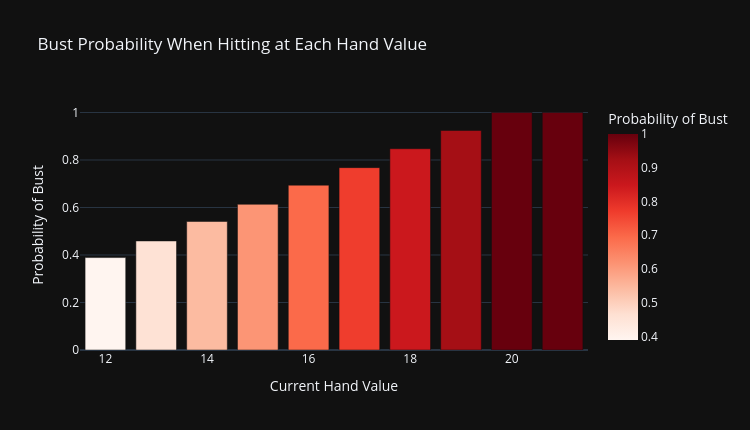

Here is the notebook cell this chart was saved with:
### Code cell
# Cell 4 — Probability Analysis: House Edge & Bust Rates
def bust_probability(n_simulations=50000):
    """Calculate bust probability for different hand values."""
    bust_rates = {}
    
    for start_value in range(12, 22):
        busts = 0
        for _ in range(n_simulations):
            deck = build_deck()
            random.shuffle(deck)
            busts += 1 if RANK_VALUES.get(deck[0][0], 10) + start_value > 21 else 0
        bust_rates[start_value] = busts / n_simulations
    
    return bust_rates

print("Calculating bust probabilities...")
bust_rates = bust_probability()

bust_df = pd.DataFrame([
    {'hand_value': k, 'bust_probability': v}
    for k, v in bust_rates.items()
])

fig = px.bar(bust_df, x='hand_value', y='bust_probability',
             color='bust_probability',
             color_continuous_scale='Reds',
             title='Bust Probability When Hitting at Each Hand Value',
             labels={'hand_value': 'Current Hand Value',
                     'bust_probability': 'Probability of Bust'},
             template='plotly_dark')
fig.update_layout(width=750, height=430)
fig.show()

print("\nBust probability table:")
print(bust_df.to_string(index=False))

### Figure 1 — Plotly figure (JSON) as saved in the notebook; plotly's stock layout.template omitted (floating-point values rounded to 4 significant figures)
{"data": [{"hovertemplate": "Current Hand Value=%{x}<br>Probability of Bust=%{marker.color}<extra></extra>", "legendgroup": "", "marker": {"color": [0.3892, 0.4591, 0.5412, 0.6135, 0.694, 0.7679, 0.8475, 0.9242, 1.0, 1.0], "coloraxis": "coloraxis", "pattern": {"shape": ""}}, "name": "", "orientation": "v", "showlegend": false, "textposition": "auto", "type": "bar", "x": [12, 13, 14, 15, 16, 17, 18, 19, 20, 21], "xaxis": "x", "y": [0.3892, 0.4591, 0.5412, 0.6135, 0.694, 0.7679, 0.8475, 0.9242, 1.0, 1.0], "yaxis": "y"}], "layout": {"barmode": "relative", "coloraxis": {"colorbar": {"title": {"text": "Probability of Bust"}}, "colorscale": [[0, "rgb(255,245,240)"], [0.125, "rgb(254,224,210)"], [0.25, "rgb(252,187,161)"], [0.375, "rgb(252,146,114)"], [0.5, "rgb(251,106,74)"], [0.625, "rgb(239,59,44)"], [0.75, "rgb(203,24,29)"], [0.875, "rgb(165,15,21)"], [1, "rgb(103,0,13)"]]}, "height": 430, "legend": {"tracegroupgap": 0}, "title": {"text": "Bust Probability When Hitting at Each Hand Value"}, "width": 750, "xaxis": {"anchor": "y", "domain": [0, 1], "title": {"text": "Current Hand Value"}}, "yaxis": {"anchor": "x", "domain": [0, 1], "title": {"text": "Probability of Bust"}}}}
